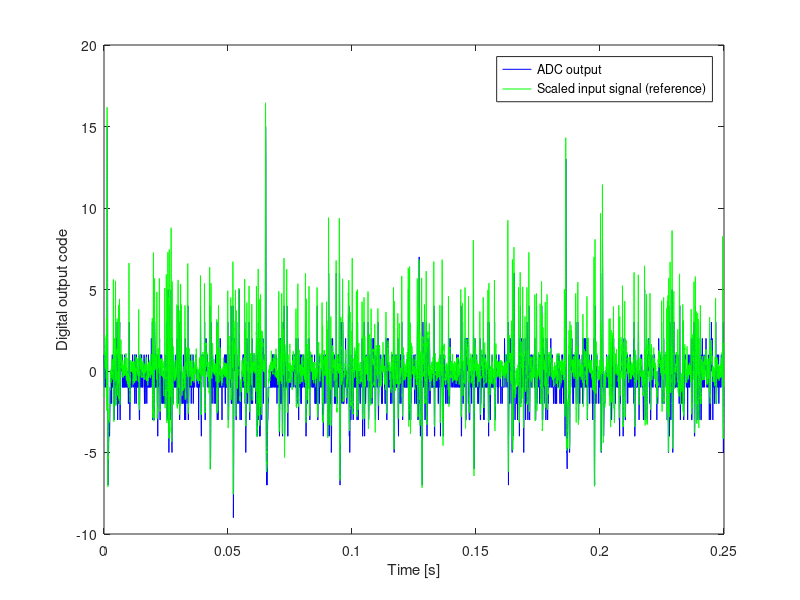

MATLAB code to generate this figure:
%%%%%%%%%%%%%%%%%%%%%%%%%%%%%%%%%%%%%%%%%%%%%
%%% 5XCC0 Assignment 2 - (C) Pieter Harpe %%%
%%% Only for use at TU/e %%%%%%%%%%%%%%%%%%%%
%%% Do not remove copyright %%%%%%%%%%%%%%%%%
%%%%%%%%%%%%%%%%%%%%%%%%%%%%%%%%%%%%%%%%%%%%%

% Here you set all block-level specifications.
% ------------------------------------------------
% Amplifier
Amp_BW         = 6000;         % BW in Hz (min ~6kHz)
Amp_IRN        = 2e-6;         % IRN in Vrms (amplifier 'noise budget')
Amp_InputRange = 20e-3;        % Input range in Vpp (slightly >18mV for margin)
Amp_Zin        = 32e6;         % Input impedance in Ohms (matches system spec)
Amp_Gain       = 56;           % Gain of amplifier in V/V

% Filter
Filter_BW         = 6000;      % BW in Hz (same as amp, or slightly above 6kHz)
Filter_IRN        = 112e-6;    % IRN in Vrms (from 'equal budget': ~G * Amp_IRN)
Filter_InputRange = 1.0;       % Input range in Vpp (amplifier’s output can be ~1Vpp)

% ADC
ADC_fsample    = 12000;        % Sample rate in Hz (>= 2*6kHz per Nyquist)
ADC_IRN        = 112e-6;       % IRN in Vrms (same as filter for equal budget)
ADC_InputRange = 1.0;          % Input range in Vpp (given design constraint)
ADC_N          = 12;           % Resolution of the ADC (bits); ensures ~65dB DR
% NOTE: ENOB ~ N-0.5 = 11.5 => ~6.02*11.5 + 1.76 ~ 71dB max

% Here you set the impedance of the ETIs.
% ------------------------------------------------
Zeti_p = 100e3; % Impedance of the positive electrode [ohm]
Zeti_n = 200e3; % Impedance of the negative electrode [ohm]

% Here you decide which test signals to enable.
% ------------------------------------------------
APon    = 1;  % Enable the AP test signal
CMon    = 0;  % Disable the common-mode disturbance signal
DIFFon  = 0;  % Disable the differential disturbance signal
NOISEon = 1;  % Enable the input-referred noise

% Here you define the parameters for the common-mode disturbance signal.
% ------------------------------------------------
CMfreq = 200;          % Frequency of the common-mode  [Hz]
CMamp  = 300e-3;       % Amplitude [Vpp]

% Here you define the parameters for the differential disturbance signal.
% ------------------------------------------------
DIFFfreq = 125;        % Frequency of the differential disturbance [Hz]
DIFFamp  = 12e-3;      % Amplitude [Vpp]

%%% After this line, you don't need to change anything,
%%% but please read the code if you like to understand what is going on.

% Check Nyquist criterion.
if (2 * Filter_BW > ADC_fsample)
    disp ('Violation of Nyquist criterion');
else
    disp ('Nyquist is very happy with your choice of frequencies');
end

% Load exemplary AP recording.
% Data record 1551.mat from: 
%   Benjamin Metcalfe, "Action potentials recorded from the L5 dorsal rootlet of rat 
%   using a multiple electrode array," Mendeley Data, Version 1, June 12, 2020, 
%   CC BY 4.0 License, doi: 10.17632/ybhwtngzmm.1
load('1551.mat');
APtime = rawdata(:,1)';
AP_p   = 0.5 * rawdata(:,2)' / 10000;  % Compensate for ~80dB gain used in the recording
AP_n   = -AP_p;
nop    = length(AP_p);
k      = 1:nop;
Fsample= 1 / (APtime(2) - APtime(1));
TotalTime = nop / Fsample;

% Create a common-mode disturbance interference signal.
CM_p = 0.5 * CMamp * sin(2*pi*CMfreq * k / Fsample);
CM_n = CM_p;

% Create a differential disturbance signal.
DIFF_p = 0.25 * DIFFamp * sin(2*pi*DIFFfreq * k / Fsample);
DIFF_n = -DIFF_p;

% Add signals together, depending on enable/disable settings.
Signal_p = APon*AP_p + CMon*CM_p + DIFFon*DIFF_p;
Signal_n = APon*AP_n + CMon*CM_n + DIFFon*DIFF_n;

%%%%%%%%%%%%%%%%%%%%%%%%%%
%%% MODEL OF AMPLIFIER %%%
%%%%%%%%%%%%%%%%%%%%%%%%%%

% Calculate resistive division due to electrode & amplifier impedances.
IN_p = Signal_p * Amp_Zin / (Zeti_p + Amp_Zin);
IN_n = Signal_n * Amp_Zin / (Zeti_n + Amp_Zin);
IN_diff = IN_p - IN_n;

% Clip to amplifier input range.
IN_diff = max(min(IN_diff, 0.5*Amp_InputRange), -0.5*Amp_InputRange);

% Calculate noise vector according to amplifier IRN, 
% scaling for the bandwidth vs sampling rate.
Vnoiseamp = NOISEon * Amp_IRN * randn(1,nop) * sqrt(Fsample/(2*Amp_BW) * 2/pi);

% Amplifier output with gain + added noise.
Vampout1 = Amp_Gain * (IN_diff + Vnoiseamp);

% Limit amplifier bandwidth with a simple one-pole IIR.
alpha1 = 1 - 2*pi*Amp_BW / Fsample;
Vampout = zeros(1,nop);
Vampout(1) = Vampout1(1);
for n = 2:nop
    Vampout(n) = alpha1 * Vampout(n-1) + (1 - alpha1) * Vampout1(n-1);
end

%%%%%%%%%%%%%%%%%%%%%%%
%%% MODEL OF FILTER %%%
%%%%%%%%%%%%%%%%%%%%%%%

% Clip to filter input range.
Vfilterin = max(min(Vampout, 0.5*Filter_InputRange), -0.5*Filter_InputRange);

% Calculate noise vector for filter IRN.
Vnoisefilter = NOISEon * Filter_IRN * randn(1,nop) * sqrt(Fsample/(2*Filter_BW)*2/pi);

% Filter output with noise.
Vfilterout1 = Vfilterin + Vnoisefilter;

% Limit filter bandwidth with a simple one-pole IIR.
alpha2 = 1 - 2*pi*Filter_BW / Fsample;
Vfilterout = zeros(1,nop);
Vfilterout(1) = Vfilterout1(1);
for n = 2:nop
    Vfilterout(n) = alpha2 * Vfilterout(n-1) + (1 - alpha2) * Vfilterout1(n-1);
end

%%%%%%%%%%%%%%%%%%%%
%%% MODEL OF ADC %%%
%%%%%%%%%%%%%%%%%%%%

% Clip to ADC input range.
Vadcin = max(min(Vfilterout, 0.5*ADC_InputRange), -0.5*ADC_InputRange);

% Estimate ADC quantization noise from LSB size.
Vlsb = ADC_InputRange / 2^ADC_N;
Vnoisequantization = 0.289 * Vlsb; % ADC quantization noise (ideal ~ 1/sqrt(12)*LSB).

if (Vnoisequantization > ADC_IRN)
    disp('Error: total ADC noise < ADC quantization noise!');
end

% The remainder of ADC_IRN is random circuit noise on top of quantization.
Vnoiserandom = sqrt(ADC_IRN^2 - Vnoisequantization^2);
Vnoiseadc    = NOISEon * Vnoiserandom * randn(1,nop);

% ADC output: circuit noise + quantization + floor operation.
DCode    = floor((Vadcin + Vnoiseadc) / Vlsb);
MaxCode  = 2^(ADC_N - 1) - 1;
MinCode  = -2^(ADC_N - 1);
DigitalCode = max(min(DCode, MaxCode), MinCode);
k2 = round(1:(Fsample/ADC_fsample):nop);
DigitalCode = DigitalCode(k2);

if (sum(DCode>MaxCode)+sum(DCode<MinCode) > 0)
    disp('Your ADC is saturating');
else
    disp('Your signal fits in the ADC range');
end

plot(k2/Fsample, DigitalCode, 'b'); hold on;
plot(k/Fsample, IN_diff*Amp_Gain/ADC_InputRange * 2^ADC_N, 'g');
hold off;
xlabel('Time [s]');
ylabel('Digital output code');
legend('ADC output','Scaled input signal (reference)');
